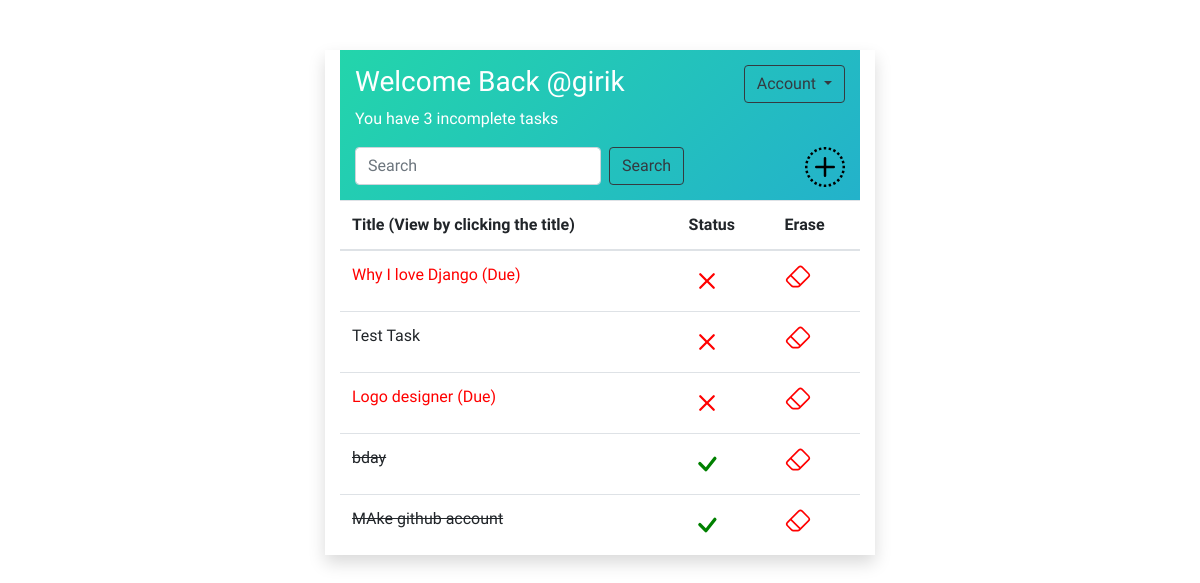
The app's page / (signed in) with its own data.
### base/models.py (models this page shows, shortened)
class Task(models.Model):
    user = models.ForeignKey(User, on_delete=models.CASCADE)
    title = models.CharField(max_length=50)
    description = models.TextField(blank=True, null=True)
    created = models.DateTimeField(auto_now_add=True)
    complete = models.BooleanField(default=False)
    due = models.DateField()
    class Meta():
        ordering = ['complete']

### base/views.py (the view)
# urls.py: path('', views.index.as_view(), name='index'),
class index(LoginRequiredMixin, ListView):
    model = models.Task
    template_name = 'base/index.html'
    context_object_name = 'list'
    def get_context_data(self, **kwargs):
        context = super().get_context_data(**kwargs)
        context['list'] = models.Task.objects.filter(user=self.request.user)
        context['count'] = models.Task.objects.filter(user=self.request.user, complete=False).count()
        search_input = self.request.GET.get('q') or ''
        if search_input:
            context['list'] = context['list'].filter(
            Q(title__icontains=search_input)|
            Q(description__icontains=search_input)
            ).distinct()
        context['search_input'] = search_input
        context['today'] = timezone.now()
        return context

### base/templates/base/index.html (shortened to what this page needs)
{% extends "base/base.html" %}
{% block content %}
    <div class="goodheader" style="height:150px;">
      <div class="dropdown">
        <button class="float-right btn btn-outline-dark dropdown-toggle" type="button" id="dropdownMenuButton" data-toggle="dropdown" aria-haspopup="true" aria-expanded="false">
          Account
        </button>
      </div>
      <h3>Welcome Back @{{ user.username }}</h3>
      <p>You have {{ count }} incomplete task{{ count|pluralize }}</p>
      <a class="float-right" href="{% url 'task-add' %}">
      </a>
      <form class="form-inline">
        <input class="form-control mr-sm-2" name="q" type="search" placeholder="Search" aria-label="Search">
        <button class="btn btn-outline-dark my-2 my-sm-0" type="submit">Search</button>
      </form>
    </div>
    <table class="table">
      <thead>
        <tr>
          <th scope="col">Title (View by clicking the title)</th>
          <th scope="col">Status</th>
          <th scope="col">Erase</th>
        </tr>
      </thead>
      <tbody>
      {% if list %}
      {% for task in list %}
        <tr >
          <td>
            <a class="stretched-link" data-toggle="modal" data-target="#exampleModalCenter{{ task.pk }}">
            {% if task.complete %}
            <strike>{{ task.title }}</strike>
            {% else %}
              {% if task.due|date:'D M Y' < today|date:'D M Y' %}
                {{ task.title }}
              {% else %}
                <span class="past_due_date">{{ task.title }} (Due)</span>
              {% endif %}
            {% endif %}
          </a>
        </td>
          <td>
            {% if task.complete %}
            <svg xmlns="http://www.w3.org/2000/svg" width="36" height="36" fill="green" class="bi bi-check" viewBox="0 0 16 16">
            <path d="M10.97 4.97a.75.75 0 0 1 1.07 1.05l-3.99 4.99a.75.75 0 0 1-1.08.02L4.324 8.384a.75.75 0 1 1 1.06-1.06l2.094 2.093 3.473-4.425a.267.267 0 0 1 .02-.022z"/>
          </svg>
          {% else %}
          <svg xmlns="http://www.w3.org/2000/svg" width="36" height="36" fill="red" class="bi bi-x" viewBox="0 0 16 16">
            <path d="M4.646 4.646a.5.5 0 0 1 .708 0L8 7.293l2.646-2.647a.5.5 0 0 1 .708.708L8.707 8l2.647 2.646a.5.5 0 0 1-.708.708L8 8.707l-2.646 2.647a.5.5 0 0 1-.708-.708L7.293 8 4.646 5.354a.5.5 0 0 1 0-.708z"/>
          </svg>
          {% endif %}
          </td>
          <td>
            <a href="{% url 'task-delete' task.pk %}">
            </a>
          </td>
       </tr>
      {% endfor %}
      {% else %}
      <tr>
        <td>No items Yet, Start adding Items Today!</td>
      </tr>
      {% endif %}
      </tbody>
    </table>
  </body>
</html>
{% endblock %}

### base/templates/base/base.html (shortened to what this page needs)
{% load static %}
<!DOCTYPE html>
<html lang="en" dir="ltr">
  <head>
    <link rel="stylesheet" href="https://stackpath.bootstrapcdn.com/bootstrap/4.1.3/css/bootstrap.min.css">
    <link rel="stylesheet" href="{% static 'css/master.css' %}">
  </head>
  <body>
  <div class="container-fluid shadow">
    {% block content %}
    {% endblock %}
  </body>
</html>

### static_in_venv/css/master.css (style rules this page uses)
.goodheader { width:100%; padding:15px; margin:0 auto; color: #fff; background: linear-gradient(-45deg, #EE7752, #E73C7E, #23A6D5, #23D5AB); background-size: 400% 400%; position: relative; animation: change 60s ease-in-out infinite; }
.past_due_date { color: red; }

### base/templates/base/base.html (style rules this page uses)
body { font-family: 'Lexend', sans-serif; max-width: 550px; padding-top: 50px; text-decoration:none; margin: auto; }

### records on screen
Task: title "Why I love Django", complete False (drawn)
Task: title "Test Task", complete False (drawn)
Task: title "Logo designer", complete False (drawn)
Task: title "bday", complete True (drawn)
Task: title "MAke github account", complete True (drawn)

### other values on screen
{{ user.username }} "girik"
{{ count }} "3"
